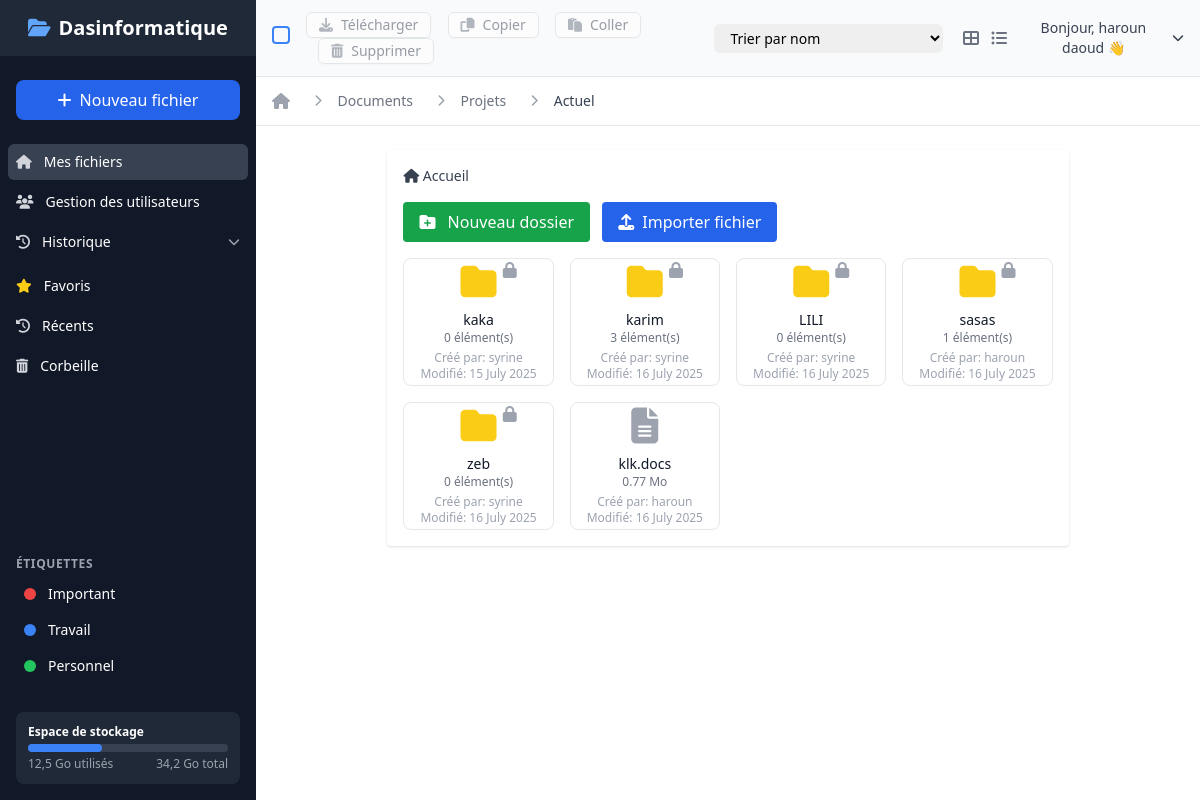
Screenshot of /index.php (signed in) with the database file from the repository.
### tables this page shows
CREATE TABLE `files` (
  `id` int(11) NOT NULL,
  `user_id` int(11) DEFAULT NULL,
  `filename` varchar(255) NOT NULL,
  `filepath` varchar(255) NOT NULL,
  `filetype` varchar(50) DEFAULT NULL,
  `filesize` bigint(20) DEFAULT NULL,
  `uploaded_at` datetime DEFAULT current_timestamp(),
  `parent_id` int(11) DEFAULT NULL,
  `password` varchar(255) DEFAULT NULL
);

CREATE TABLE `users` (
  `id` int(11) NOT NULL,
  `firstname` varchar(100) DEFAULT NULL,
  `lastname` varchar(100) DEFAULT NULL,
  `email` varchar(150) NOT NULL,
  `password` varchar(255) NOT NULL,
  `role` enum('admin','user') DEFAULT 'user',
  `created_at` datetime DEFAULT current_timestamp()
);

### index.php (the view, shortened to what this page needs)
<?php
require 'connect.php';
$currentFolderId = isset($_GET['folder_id']) ? (int)$_GET['folder_id'] : null;
if ($currentFolderId) {
    $stmt = $pdo->prepare("
        SELECT f.*, u.firstname AS created_by_user
        FROM files f
        LEFT JOIN users u ON f.user_id = u.id
        WHERE f.parent_id = ?
        ORDER BY f.filetype DESC, f.filename ASC
    ");
    $stmt->execute([$currentFolderId]);
} else {
    $stmt = $pdo->prepare("
        SELECT f.*, u.firstname AS created_by_user
        FROM files f
        LEFT JOIN users u ON f.user_id = u.id
        WHERE f.parent_id IS NULL
        ORDER BY f.filetype DESC, f.filename ASC
    ");
    $stmt->execute();
}
$files = $stmt->fetchAll(PDO::FETCH_ASSOC);
function countFolderItems($folderId, $pdo) {
    $stmt = $pdo->prepare("SELECT COUNT(*) FROM files WHERE parent_id = ?");
    $stmt->execute([$folderId]);
    $count = $stmt->fetchColumn();
    return $count ?: 0;
}
function formatDate($dateString) {
    $timestamp = strtotime($dateString);
    return date('d F Y', $timestamp);
}
?>
<!DOCTYPE html>
<html lang="fr">
<head>
    <script src="https://cdn.tailwindcss.com"></script>
    <link rel="stylesheet" href="https://cdnjs.cloudflare.com/ajax/libs/font-awesome/6.4.0/css/all.min.css">
</head>
<body class="bg-gray-100 font-sans antialiased">
<div class="flex h-screen overflow-hidden">
    <div class="hidden md:flex md:flex-shrink-0">
        <div class="flex flex-col w-64 bg-gray-900 text-white">
            <div class="flex items-center justify-center h-14 px-4 bg-gray-800">
                <div class="flex items-center">
                    <i class="fas fa-folder-open text-blue-400 mr-2 text-xl"></i>
                    <span class="text-xl font-bold">Dasinformatique</span>
                </div>
            </div>
            <div class="flex flex-col flex-grow overflow-y-auto">
                <div class="px-4 py-6">
                    <button class="flex items-center justify-center w-full bg-blue-600 hover:bg-blue-700 text-white px-4 py-2 rounded-lg transition duration-200">
                        <i class="fas fa-plus mr-2"></i> Nouveau fichier
                    </button>
                </div>
                <nav class="flex-1 px-2 space-y-1">
                    <a href="#" class="flex items-center px-2 py-2 text-sm font-medium rounded-md bg-gray-700 group">
                        <i class="fas fa-home mr-3 text-gray-300 group-hover:text-white"></i>
                        Mes fichiers
                    </a>
                    <a href="adminList.php" class="flex items-center px-2 py-2 text-sm font-medium rounded-md  group">
                        <i class="fas fa-users mr-3 text-gray-300 group-hover:text-white"></i>
                        Gestion des utilisateurs
                    </a>
                    <div class="relative">
                        <button id="historyBtn" class="w-full flex items-center px-2 py-2 text-sm font-medium rounded-md hover:bg-gray-700 group">
                            <i class="fas fa-history mr-3 text-gray-300 group-hover:text-white"></i>
                            Historique
                            <i class="fas fa-chevron-down ml-auto text-xs text-gray-400 transition-transform duration-200"></i>
                        </button>
                    </div>
                    <a href="#" class="flex items-center px-2 py-2 text-sm font-medium rounded-md hover:bg-gray-700 group">
                        <i class="fas fa-star mr-3 text-yellow-400 group-hover:text-yellow-300"></i>
                        Favoris
                    </a>
                    <a href="#" class="flex items-center px-2 py-2 text-sm font-medium rounded-md hover:bg-gray-700 group">
                        <i class="fas fa-history mr-3 text-gray-300 group-hover:text-white"></i>
                        Récents
                    </a>
                    <a href="#" class="flex items-center px-2 py-2 text-sm font-medium rounded-md hover:bg-gray-700 group">
                        <i class="fas fa-trash-alt mr-3 text-gray-300 group-hover:text-white"></i>
                        Corbeille
                    </a>
                </nav>
                <div class="px-4 py-4">
                    <div class="text-xs uppercase font-semibold text-gray-400 tracking-wider mb-2">Étiquettes</div>
                    <div class="space-y-2">
                        <a href="#" class="flex items-center px-2 py-1 text-sm rounded-md hover:bg-gray-700 group">
                            <span class="w-3 h-3 rounded-full bg-red-500 mr-3"></span>
                            Important
                        </a>
                        <a href="#" class="flex items-center px-2 py-1 text-sm rounded-md hover:bg-gray-700 group">
                            <span class="w-3 h-3 rounded-full bg-blue-500 mr-3"></span>
                            Travail
                        </a>
                        <a href="#" class="flex items-center px-2 py-1 text-sm rounded-md hover:bg-gray-700 group">
                            <span class="w-3 h-3 rounded-full bg-green-500 mr-3"></span>
                            Personnel
                        </a>
                    </div>
                </div>
                <div class="px-4 py-4 mt-auto">
                    <div class="bg-gray-800 rounded-lg p-3">
                        <div class="text-xs font-semibold mb-1">Espace de stockage</div>
                        <div class="w-full bg-gray-700 rounded-full h-2 mb-1">
                            <div class="bg-blue-500 h-2 rounded-full" style="width: 37%"></div>
                        </div>
                        <div class="flex justify-between text-xs text-gray-400">
                            <span>12,5 Go utilisés</span>
                            <span>34,2 Go total</span>
                        </div>
                    </div>
                </div>
            </div>
        </div>
    </div>
    <div class="flex-1 flex flex-col overflow-hidden bg-white">
        <div class="bg-gray-50 px-4 py-3 flex items-center justify-between border-b border-gray-200">
            <div class="flex items-center">
                <div class="mr-4">
                    <label class="inline-flex items-center">
                        <input type="checkbox" class="custom-checkbox">
                    </label>
                </div>
                <div class="space-x-3">
                    <button id="downloadBtn" class="inline-flex items-center px-3 py-1 border border-gray-300 rounded-md shadow-sm text-sm leading-4 font-medium text-gray-700 bg-white hover:bg-gray-50 focus:outline-none focus:ring-2 focus:ring-offset-2 focus:ring-blue-500 disabled:opacity-50" disabled>
                        <i class="fas fa-download mr-2 text-gray-500"></i> Télécharger
                    </button>
                    <button id="copyBtn" class="inline-flex items-center px-3 py-1 border border-gray-300 rounded-md shadow-sm text-sm leading-4 font-medium text-gray-700 bg-white hover:bg-gray-50 focus:outline-none focus:ring-2 focus:ring-offset-2 focus:ring-blue-500 disabled:opacity-50" disabled  >
                        <i class="fas fa-copy mr-2 text-gray-500"></i> Copier
                    </button>
                    <button id="pasteBtn" class="inline-flex items-center px-3 py-1 border border-gray-300 rounded-md shadow-sm text-sm leading-4 font-medium text-gray-700 bg-white hover:bg-gray-50 focus:outline-none focus:ring-2 focus:ring-offset-2 focus:ring-blue-500 disabled:opacity-50" disabled>
                        <i class="fas fa-paste mr-2 text-gray-500"></i> Coller
                    </button>
                    <button id="deleteBtn" class="inline-flex items-center px-3 py-1 border border-gray-300 rounded-md shadow-sm text-sm leading-4 font-medium text-gray-700 bg-white hover:bg-gray-50 focus:outline-none focus:ring-2 focus:ring-offset-2 focus:ring-blue-500 disabled:opacity-50" disabled>
                        <i class="fas fa-trash-alt mr-2 text-gray-500"></i> Supprimer
                    </button>
                </div>
            </div>
            <div class="flex items-center">
                <div class="mr-4">
                    <select class="block w-full pl-3 pr-10 py-1 text-base border-gray-300 focus:outline-none focus:ring-blue-500 focus:border-blue-500 sm:text-sm rounded-md">
                        <option>Trier par nom</option>
                    </select>
                </div>
                <div class="flex">
                    <button class="p-1 rounded-md hover:bg-gray-200 text-gray-500">
                        <i class="fas fa-th-large"></i>
                    </button>
                    <button class="p-1 rounded-md hover:bg-gray-200 text-gray-500 ml-1">
                        <i class="fas fa-list-ul"></i>
                    </button>
                </div>
            </div>
            <div class="flex items-center relative" id="userDropdownContainer">
                <button id="userDropdownBtn" class="flex items-center text-sm text-gray-700 hover:text-gray-900 focus:outline-none">
        <span class="ml-2 hidden md:block">
            Bonjour, <?php echo htmlspecialchars($_SESSION['username']) ?> 👋
        </span>
                    <i class="fas fa-chevron-down ml-1 text-xs hidden md:block"></i>
                </button>
            </div>
        </div>
        <div class="px-4 py-3 border-b border-gray-200">
            <nav class="flex" aria-label="Fil d'Ariane">
                <ol class="flex items-center space-x-4">
                    <li>
                        <div>
                            <a href="#" class="text-gray-400 hover:text-gray-500">
                                <i class="fas fa-home"></i>
                            </a>
                        </div>
                    </li>
                    <li>
                        <div class="flex items-center">
                            <i class="fas fa-chevron-right text-gray-400 text-xs mx-2"></i>
                            <a href="#" class="ml-2 text-sm font-medium text-gray-500 hover:text-gray-700">Documents</a>
                        </div>
                    </li>
                    <li>
                        <div class="flex items-center">
                            <i class="fas fa-chevron-right text-gray-400 text-xs mx-2"></i>
                            <a href="#" class="ml-2 text-sm font-medium text-gray-500 hover:text-gray-700">Projets</a>
                        </div>
                    </li>
                    <li>
                        <div class="flex items-center">
                            <i class="fas fa-chevron-right text-gray-400 text-xs mx-2"></i>
                            <span class="ml-2 text-sm font-medium text-gray-700">Actuel</span>
                        </div>
                    </li>
                </ol>
            </nav>
        </div>
        <div class="max-w-7xl mx-auto p-4 bg-white rounded shadow mt-6">
            <nav class="mb-4 text-sm text-gray-700" aria-label="breadcrumb">
                <ol class="flex items-center space-x-2">
                    <li>
                        <a href="index.php" class="hover:underline"><i class="fas fa-home"></i> Accueil</a>
                    </li>
                </ol>
            </nav>
            <div class="flex justify-between mb-4">
                <div>
                    <button onclick="openFolderModal()" class="px-4 py-2 bg-green-600 text-white rounded hover:bg-green-700">
                        <i class="fas fa-folder-plus mr-2"></i> Nouveau dossier
                    </button>
                    <form action="backend/upload_file.php" method="POST" enctype="multipart/form-data" id="uploadForm" class="inline-block ml-2">
                        <button
                                type="button"
                                onclick="document.getElementById('fileInput').click()"
                                class="px-4 py-2 bg-blue-600 text-white rounded hover:bg-blue-700 flex items-center"
                        >
                            <i class="fas fa-upload mr-2"></i> Importer fichier
                        </button>
                    </form>
                </div>
            </div>
            <div id="filesContainer" class="grid grid-cols-1 sm:grid-cols-2 md:grid-cols-3 lg:grid-cols-4 xl:grid-cols-5 gap-4">
                <?php if (empty($files)): ?>
                    <p class="text-gray-500 col-span-full text-center py-12">Ce dossier est vide.</p>
                <?php else: ?>
                    <?php foreach ($files as $file): ?>
                        <div
                                class="relative file-item group"
                                data-id="<?= $file['id'] ?>"
                                data-filename="<?= htmlspecialchars($file['filename']) ?>"
                                data-filetype="<?= $file['filetype'] ?>"
                                data-password-protected="<?= !empty($file['password']) ? '1' : '0' ?>"
                        >
                            <div
                                    class="relative h-32 flex flex-col items-center justify-center rounded-lg border border-gray-200 bg-white overflow-hidden cursor-pointer hover:bg-blue-50 hover:border-blue-300 transition-all duration-200"
                                    ondblclick="<?= $file['filetype'] === 'folder' ? "openFolder({$file['id']})" : "" ?>"
                                    title="<?= htmlspecialchars($file['filename']) ?>"
                            >
                                <div class="p-4 text-center select-none">
                                    <?php if ($file['filetype'] === 'folder'): ?>
                                        <i class="fas fa-folder text-yellow-400 text-4xl mb-2"></i>
                                        <?php if (!empty($file['password'])): ?>
                                            <i class="fas fa-lock absolute bottom-30 right-10 -mr-1 -mb-1 text-gray-400 text-s" title="Dossier protégé"></i>
                                        <?php endif; ?>
                                        <div class="text-sm font-medium text-gray-900 truncate w-full"><?= htmlspecialchars($file['filename']) ?></div>
                                        <div class="text-xs text-gray-500"><?= countFolderItems($file['id'], $pdo) ?> élément(s)</div>
                                        <div class="text-xs text-gray-400 mt-1">Créé par: <?= htmlspecialchars($file['created_by_user'] ?? 'Inconnu') ?></div>
                                        <div class="text-xs text-gray-400">Modifié: <?= formatDate($file['modified_at'] ?? $file['uploaded_at']) ?></div>
                                    <?php else: ?>
                                        <?php
                                        $iconClass = "fa-file-alt text-gray-400";
                                        ?>
                                        <i class="fas <?= $iconClass ?> text-4xl mb-2"></i>
                                        <div class="text-sm font-medium text-gray-900 truncate w-full"><?= htmlspecialchars($file['filename']) ?></div>
                                        <div class="text-xs text-gray-500"><?= number_format($file['filesize'] / 1024 / 1024, 2) ?> Mo</div>
                                        <div class="text-xs text-gray-400 mt-1">Créé par: <?= htmlspecialchars($file['created_by_user'] ?? 'Inconnu') ?></div>
                                        <div class="text-xs text-gray-400">Modifié: <?= formatDate($file['modified_at'] ?? $file['uploaded_at']) ?></div>
                                    <?php endif; ?>
                                </div>
                            </div>
                        </div>
                    <?php endforeach; ?>
                <?php endif; ?>
            </div>
        </div>
</body>
</html>

### rows the page displays
files: filename "kaka", id "0", user.firstname "syrine", uploaded_at "15 July 2025"
files: filename "karim", id "3", user.firstname "syrine", uploaded_at "16 July 2025"
files: filename "LILI", id "0", user.firstname "syrine", uploaded_at "16 July 2025"
files: filename "sasas", id "1", user.firstname "haroun", uploaded_at "16 July 2025"
files: filename "zeb", id "0", user.firstname "syrine", uploaded_at "16 July 2025"
files: filename "klk.docs", $file['filesize']/1024/1024 "0.77", user.firstname "haroun", uploaded_at "16 July 2025"

### other values shown
$_SESSION['username'] "haroun daoud"
